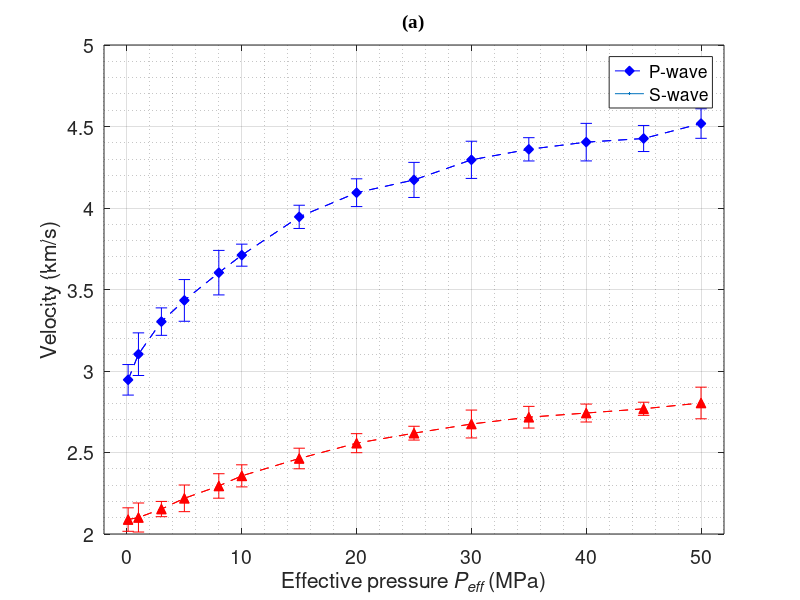
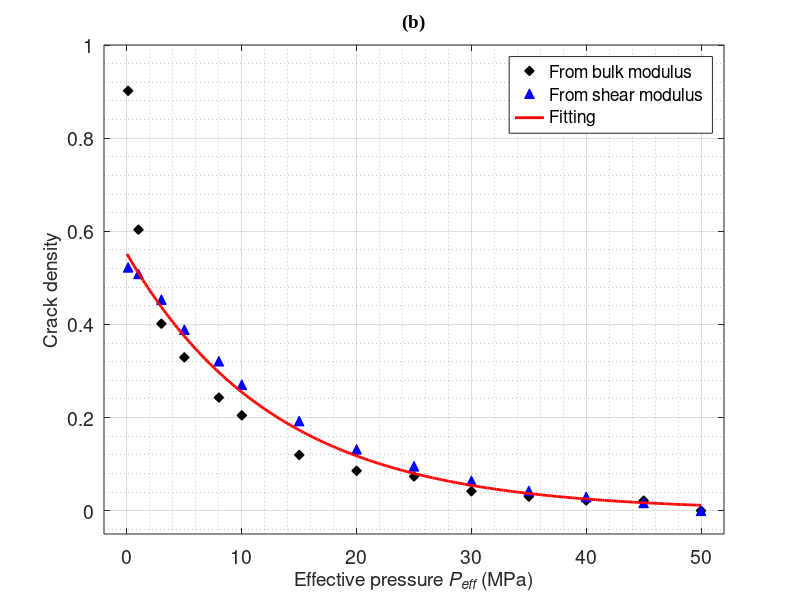
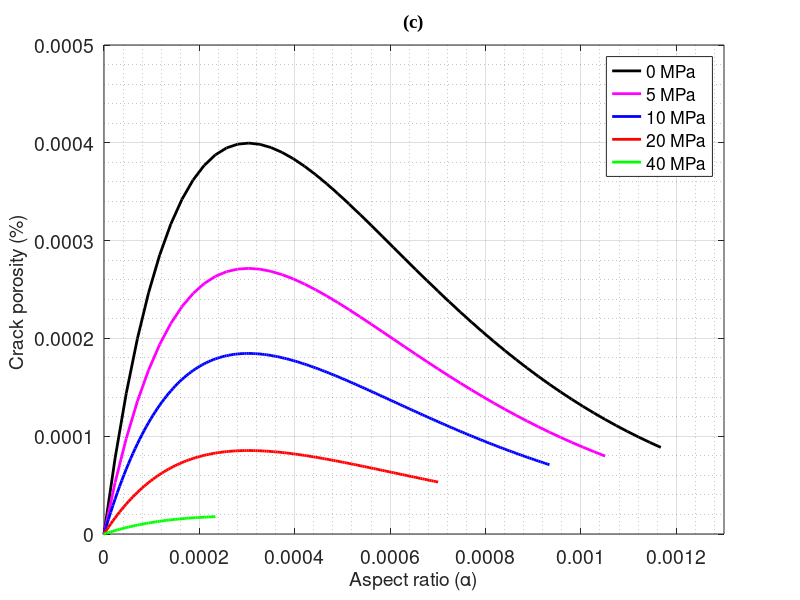
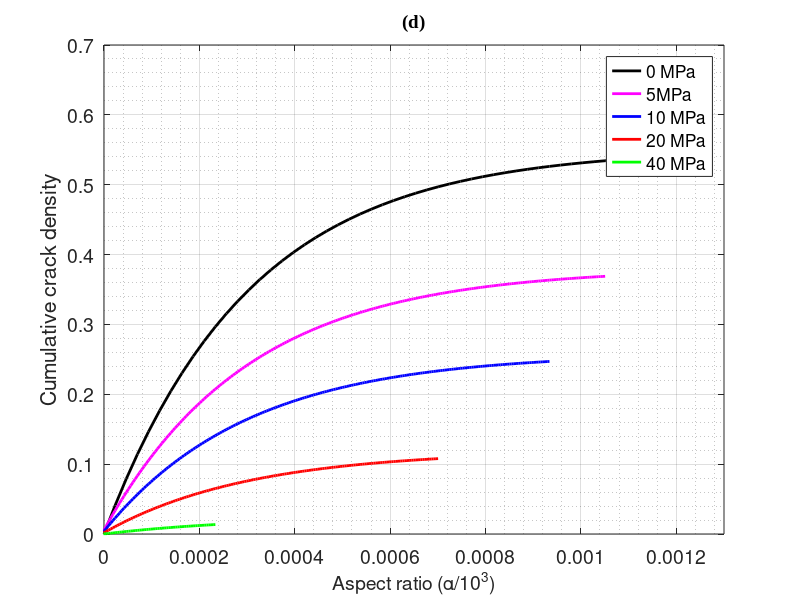

The MATLAB script that drew these images, in order:
clc;    clear all;
%%%%%%%%%%%%%%%%%%%%%%%%%%%%%%%%%%%%%%%%%%%%%%%%%%%%%%%%%%%%%%%%%%%%%%%%%%%%%%%%%%%%%%%%%%%%%%%%%%%%%%%%%
% =============================     根据超声数据反演得到纵横比分布    ========================================================================
Fontsize = 14;              % For display
AspectRatio = 0.618; 
%%%%%%%%%%%%%%%%%%%%%%%%%%%%%%%%%%%%%%%%%%%%%%%%%%%%%%%%%%%%%%%%%%%%%%%%%%%%%%%%%%%%%%%%%%%%%%%%%%%%%%%%%
rho_frame = 2820;                                  % Density of solid grains: kg/m^3（高低速度频极限，反比）
np=7;  CC=colormap(jet(np));
%%%%%%% 岩石骨架速度随压力的变化 ============================================
p = [100000	1000000	3000000	5000000	8000000	10000000	15000000	20000000	...
    25000000	30000000	35000000	40000000	45000000	50000000];           % Effective pressure, pa
press=p/10^6;                % Effective pressure, Mpa

vp_dry = [2945.94594594595	3103.20284697509	3303.03030303030	3433.07086614173	3603.30578512397	3710.63829787234	3945.70135746606	...
    4093.89671361502	4172.24880382775	4295.56650246305	4360	4404.04040404040	4426.39593908630	4518.13471502591];
vs_dry = [2088.62275449102	2101.20481927711	2153.08641975309	2218.82951653944	2294.73684210526	2356.75675675676	2463.27683615819	...
    2557.18475073314	2618.61861861862	2674.84662576687	2716.51090342679	2742.13836477987	2768.25396825397	2803.85852090032];

err_Vp = [0.0936784713107621	0.130775529616314	0.0842219254301046	0.127928436884867	0.136513511862060	0.0676149074817211	0.0712515924158343	0.0851558712301278...
    0.107640372837455	0.114089908539822	0.0714163673647971	0.115193879313703	0.0799634626379405	0.0906038380129680];
err_Vs = [0.0720397601291064	0.0890395910787588	0.0467792876313422	0.0817697618387378	0.0750192627604094	0.0677542252140319	0.0631439980506347	0.0583942037133012...
    0.0423666648295219	0.0855674792993412	0.0665166698837150	0.0550244460590489	0.0402269110615336	0.0970339089307946];

Fontsize1 = 14;
scrsz = get(0,'ScreenSize');
figure('Position',[1 scrsz(4) scrsz(4)*0.55 scrsz(4)*0.4]);
plot(press, vp_dry./1000,'--bd','MarkerFaceColor','b','MarkerSize',7,LineWidth=1.2);  hold on;
plot(press, vs_dry./1000,'--r^','MarkerFaceColor','r','MarkerSize',7,LineWidth=1.2);  hold on;

errorbar(press,vp_dry./1000,err_Vp,'--bd'); hold on;
errorbar(press,vs_dry./1000,err_Vs,'--r^');

xlabel('Effective pressure {\itP_{eff}} (MPa)','Fontsize',Fontsize1);
ylabel('Velocity (km/s)','Fontsize',Fontsize1);
set(gca,'xtick',[0 10 20 30 40 50],'Fontsize',Fontsize1);
set(gca,'ytick',[2 2.5 3 3.5 4 4.5 5],'Fontsize',Fontsize1);
legend('P-wave','S-wave');
ylim([2 5]);
xlim([-2 52]);
title('(a)','FontSize',Fontsize1,'FontName','Times New Roman');
grid on;   box on;  grid minor;

%%%%%%%% Moduli calculations based on parameters %%%%%%%%%%%%%%%%%%%%%%%%%%%%%%%%%%%%%%%

%%------------------超声实验测得的岩石弹性模量---%%%%%%%%%%%%%%%%%%%%%%%%%%%%%%%%%%%%%%%%%%%%%%%%%
rho_dry_c=rho_frame;                       % Density of solid grains
um_dry_c = rho_dry_c*vs_dry.^2;               % Shear modulus
lamda_dry_c = rho_dry_c*(vp_dry.^2-2*vs_dry.^2);     % Lamda
Kdry_c  = lamda_dry_c+2*um_dry_c/3;                % Bulk modulus
po_dry_c = 0.5*lamda_dry_c./(lamda_dry_c+um_dry_c);    % The Poisson's ratio

%%% espilon, 岩石中所有未闭合软孔隙的累积裂缝密度
espilon1=(Kdry_c(end)./Kdry_c-1)*9*(1-2*po_dry_c(end))/16/(1-po_dry_c(end)^2);                % Crack density from the bulk modulus, in Eq.(5) of 2015_CG
espilon2=(um_dry_c(end)./um_dry_c-1)*45*(2-po_dry_c(end))/32/(1-po_dry_c(end))/(5-po_dry_c(end));  % Crack density from the shear modulus, in Eq.(5) of 2015_CG

z1=log(espilon1(1:end-1));       %%% Fitting the curves  （拟合）
z2=log(espilon2(1:end-1));       %
c1=polyfit(p(1:end-1),z1,1);
c2=polyfit(p(1:end-1),z2,1);     %（拟合裂缝密度与压力的关系）

dp=0.2*10^6;           % Pressure interval, 0.2*10^6;
pp=0:dp:p(end);        % Pressure, MPa
press_pp=pp/10^6;      % Effective pressure, MPa

ie1=exp(c1(1)*pp+c1(2));         %%% 不同压力下的裂缝密度
ie2=exp(c2(1)*pp+c2(2));         % Fitting crack density, Eq.(7) of 2015_CG

ie = (ie1+ie2)/2;                %%% Mean of bulk and shear moduli

% K_d & um_d: the dry effective modulus; %%% 整个压力范围内，计算拟合后的干骨架模量
K_d  = Kdry_c(end)./(1+16*(1-po_dry_c(end)^2)*ie1/9/(1-2*po_dry_c(end)));           % Kd in Eq.(5) in 2015_CG, Eq.(8) in 2018_JGE;
um_d = um_dry_c(end)./(1+32*(1-po_dry_c(end))*(5-po_dry_c(end))*ie2/45/(2-po_dry_c(end)));
%%% Kdry_c(end):   Kdry_ciff of Eq.(5) in 2015_CG
%%% po_ra(end):  The Poisson's ratio of the background matrix with only hard pores

lamda_d=K_d-2*um_d/3;
E_d=3*K_d.*um_d./(lamda_d+um_d);
po_d = 0.5*lamda_d./(lamda_d+um_d);        %拟合后干岩石模量

lamda_st = Kdry_c(end)-2*um_dry_c(end)/3;                   % High-freq limit；%%% 计算最大压力下的模量，软孔隙接近完全闭合
E_st=3*Kdry_c(end).*um_dry_c(end)./(lamda_st+um_dry_c(end));
po_st = 0.5*lamda_st./(lamda_st+um_dry_c(end));
K_st = Kdry_c(end);
um_st = um_dry_c(end);

alpha_i = 4*(1-po_st.^2).*pp./(E_st*pi);               % Eq.(10) in 2015_CG, Eq.(12) in 2018_JGE
%%% 各个纵横比随压力的变化（含裂隙分布岩石中未闭合软孔隙的最小初始纵横比

%%% Aspect ratio Variations with pressure: Eq.(13) in 2018_JGE
alpha_p=zeros(length(pp),length(pp));      %% 所有软孔隙的纵横比值与压力的关系：

iei=[0 ie(1:end-1)-ie(2:end)];       % 各个纵横比(or different pressure)对应的裂隙密度
iek=[0 ie1(1:end-1)-ie1(2:end)];     % 各个纵横比对应的裂隙密度
ieu=[0 ie2(1:end-1)-ie2(2:end)];     % 各个纵横比对应的裂隙密度

for ix=1:length(pp)
    if( ix==1 )
        alpha_p(:,ix) = alpha_i-4*(1-po_st^2)*0*dp/(3*pi*K_st*(1-2*po_st));     % Eq.(11) in 2015_CG, Eq.(13) in 2018_JGE
    elseif (ix>1)
        alpha_p(:,ix) = alpha_p(:,ix-1)-4*(1-po_st^2)*dp/(3*pi*K_st*(1-2*po_st));
    end
end

iei1=iei'*ones(1,length(pp));      %% 累积裂隙密度分布图; 算法二
iek1=iek'*ones(1,length(pp));
ieu1=ieu'*ones(1,length(pp));
phy_k=4/3*pi*alpha_p.*iei1;            % Line-15 in P-3394 in 2015_CG

scrsz = get(0,'ScreenSize');
figure('Position',[1 scrsz(4) scrsz(4)*0.55 scrsz(4)*0.4]);               % 软孔隙累积裂隙密度
plot(press,espilon1,'dk','MarkerFaceColor','k','MarkerSize',7);    hold on;
plot(press,espilon2,'^b','MarkerFaceColor','b','MarkerSize',7);
plot(press_pp,ie,'-r','linewidth',2.0);
legend('From bulk modulus','From shear modulus','Fitting');
set(gca,'xtick',[0 10 20 30 40 50 60],'fontsize',Fontsize);
set(gca,'ytick',[0 0.2 0.4 0.6 0.8 1.0],'fontsize',Fontsize);
xlabel('Effective pressure {\itP_{eff}} (MPa)','fontsize',Fontsize);
ylabel('Crack density','fontsize',Fontsize);
xlim([-2 52]);   ylim([-0.05 1]);
title('(b)','FontSize',Fontsize1,'FontName','Times New Roman');
set(gca, 'FontSize',Fontsize1) ;
grid on;  grid minor;  box on;

scrsz = get(0,'ScreenSize');
figure('Position',[1 scrsz(4) scrsz(4)*0.55 scrsz(4)*0.4]);
plot(alpha_p(1:5:end,1),  phy_k(1:5:end,1).*1e2,'-k','linewidth',2.0);   hold on
plot(alpha_p(1:5:end,5e6/dp+1),phy_k(1:5:end,5e6/dp+1).*1e2,'-m','linewidth',2.0);
plot(alpha_p(:,10e6/dp+1),phy_k(:,10e6/dp+1).*1e2,'-b','linewidth',2.0);
plot(alpha_p(:,20e6/dp+1),phy_k(:,20e6/dp+1).*1e2,'-r','linewidth',2.0);
plot(alpha_p(:,40e6/dp+1),phy_k(:,40e6/dp+1).*1e2,'-g','linewidth',2.0);
set(gca,'xtick',[0 0.2 0.4 0.6 0.8 1.0 1.2].*1e-3,'fontsize',Fontsize);
set(gca,'ytick',[0 1.0 2.0 3 4 5].*1e-4,'fontsize',Fontsize);
xlabel('Aspect ratio (\alpha)','fontsize',Fontsize);      % 软孔隙纵横比
ylabel('Crack porosity (%) ','fontsize',Fontsize);       % 软孔隙度
xlim([0 1.3e-3]);       ylim([0 5e-4]);
title('(c)','FontSize',Fontsize1,'FontName','Times New Roman');
set(gca, 'FontSize',Fontsize1) ;
legend('0 MPa','5 MPa','10 MPa','20 MPa','40 MPa');
grid on;  grid minor;  box on;

nn1=1;nn2=1;                        % 寻找每一压力下软孔隙度和纵横比非零值的起点
mn=zeros(1,length(pp));
for np=1:length(pp)
    for ix=1:length(pp)
        if phy_k(ix,np)<=1e-8
            nn1=ix+1;
        end
        if alpha_p(ix,np)<=1e-8
            nn2=ix+1;
        end
    end
    mn(np)=max([nn1 nn2]);
end

for np=1:length(pp)
    for ix=mn(np):length(pp)
        iei1(ix,np)=iei1(ix-1,np)+iei1(ix,np);
        iek1(ix,np)=iek1(ix-1,np)+iek1(ix,np);
        ieu1(ix,np)=ieu1(ix-1,np)+ieu1(ix,np);     %累计裂隙密度
    end
end

scrsz = get(0,'ScreenSize');
figure('Position',[1 scrsz(4) scrsz(4)*0.55 scrsz(4)*0.4]);
plot(alpha_p(1:5:end,1),  iei1(1:5:end,2),'-k','linewidth',2.0);hold on
plot(alpha_p(:,5e6/dp+1),iei1(:,5e6/dp+1),'-m','linewidth',2.0);
plot(alpha_p(:,10e6/dp+1),iei1(:,10e6/dp+1),'-b','linewidth',2.0);
plot(alpha_p(:,20e6/dp+1),iei1(:,20e6/dp+1),'-r','linewidth',2.0);
plot(alpha_p(:,40e6/dp+1),iei1(:,40e6/dp+1),'-g','linewidth',2.0);
set(gca,'xtick',[0 0.2 0.4 0.6 0.8 1.0 1.2]./1e3,'fontsize',Fontsize);
set(gca,'ytick',[0 0.1 0.2 0.3 0.4 0.5 0.6 0.7],'fontsize',Fontsize);
xlabel('Aspect ratio (\alpha/10^3)','fontsize',Fontsize);      % 软孔隙纵横比
ylabel('Cumulative crack density');             % 未闭合软孔隙累计裂隙密度
xlim([0 1.3e-3]);        ylim([0 0.7]);
title('(d)','FontSize',Fontsize1,'FontName','Times New Roman');
set(gca, 'FontSize',Fontsize1) ;
legend('0 MPa','5MPa','10 MPa','20 MPa','40 MPa');
grid on;  grid minor;  box on;

% save alpha_distribution alpha_p;
% save phy_c_distribution phy_k;
% save press press_pp;
% save K_dry K_d;
% save u_dry um_d;